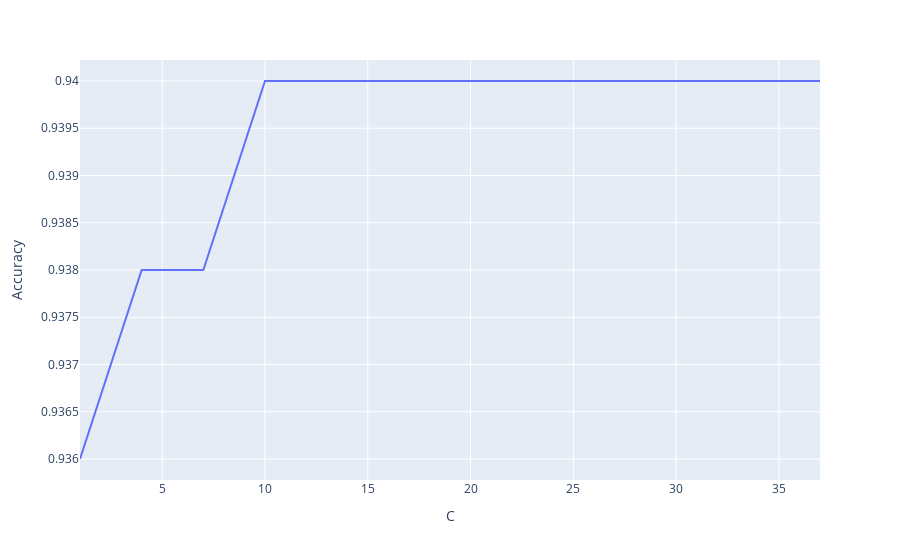

Notebook cell for this chart:
### Code cell
c_df = result_df[result_df["Kernel"]=="rbf"]

fig = px.line(x=c_df["C"], y=c_df["Accuracy"], labels={'x':'C', 'y':'Accuracy'})
fig.show()

### Figure 1 — Plotly figure (JSON) as saved in the notebook; plotly's stock layout.template omitted (floating-point values rounded to 4 significant figures)
{"data": [{"hovertemplate": "C=%{x}<br>Accuracy=%{y}<extra></extra>", "legendgroup": "", "line": {"color": "#636efa", "dash": "solid"}, "mode": "lines", "name": "", "orientation": "v", "showlegend": false, "type": "scatter", "x": [1, 4, 7, 10, 13, 16, 19, 22, 25, 28, 31, 34, 37], "xaxis": "x", "y": [0.936, 0.938, 0.938, 0.94, 0.94, 0.94, 0.94, 0.94, 0.94, 0.94, 0.94, 0.94, 0.94], "yaxis": "y"}], "layout": {"legend": {"tracegroupgap": 0}, "margin": {"t": 60}, "xaxis": {"anchor": "y", "domain": [0, 1], "title": {"text": "C"}}, "yaxis": {"anchor": "x", "domain": [0, 1], "title": {"text": "Accuracy"}}}}
